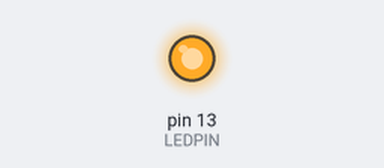
Bench run of a sketch on a simulated Arduino Uno, built with avr-gcc and run on an emulated ATmega328P. Parts: output pins drawn as LEDs (lit = HIGH).

Above: at 0.2 s.
At 3.7 s:
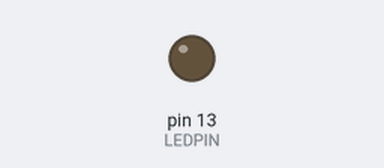
Timing chart, 0 to 6.5 s (numbered marks = the images above):
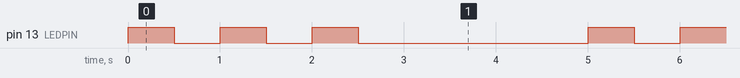

Measured:
- by itself, pin 13 (LEDPIN): repeats every 5.0 s: 2 × (LOW 0.50 s, HIGH 0.50 s), LOW 2.5 s, HIGH 0.50 s
- by itself, everything shown: repeats every 5.0 s, in 6 steps

The sketch:

functions.ino
```cpp
int LEDPIN = 13;

void setup() {
    pinMode(LEDPIN, OUTPUT);
}

void blink_led(int number_blinks) {
    int i;

    for (i = 0; i < number_blinks; i++) {
        digitalWrite(LEDPIN, HIGH);
        delay(500);

        digitalWrite(LEDPIN, LOW);
        delay(500);
    }
}

void loop() {
    blink_led(3);
    delay(2000);
}
```
